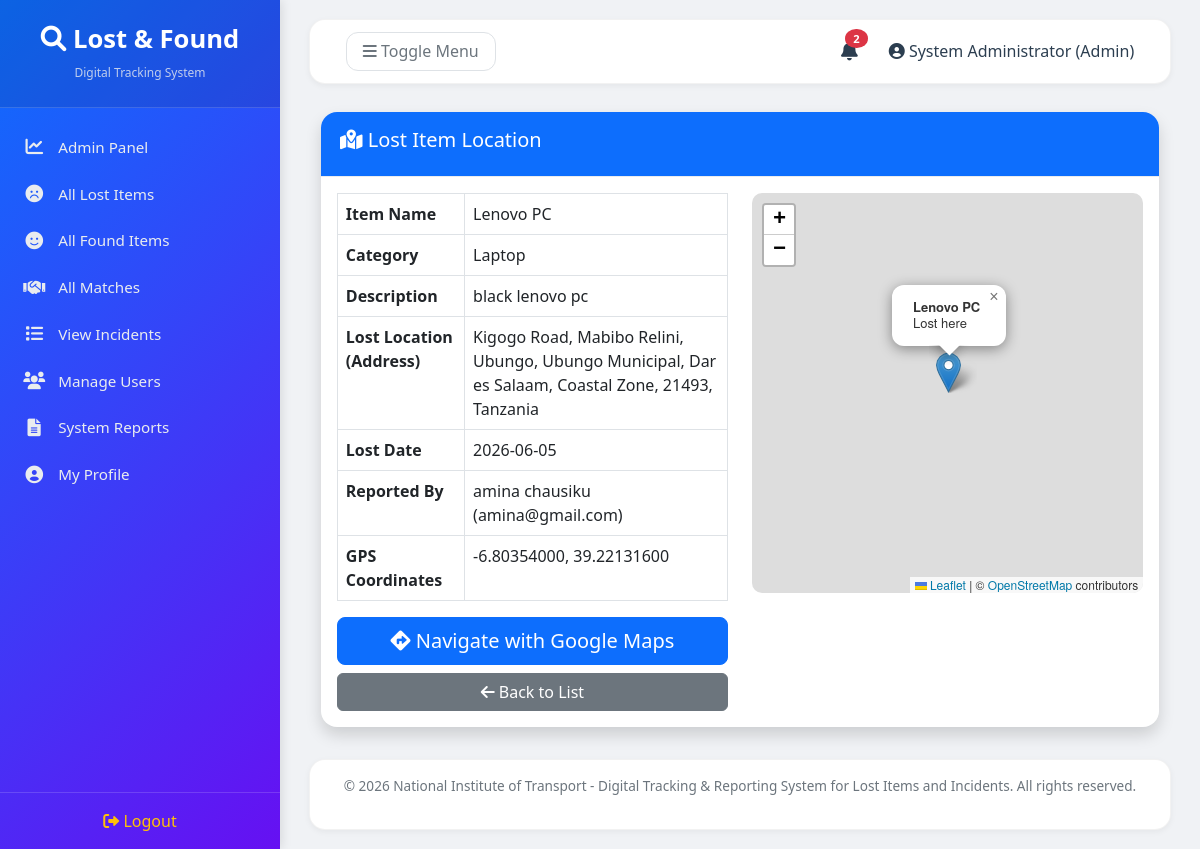
The page /index.php?page=lost_items/map&id=18 (signed in) on the database its author committed.
### tables this page shows
CREATE TABLE `lost_items` (
  `id` int(11) NOT NULL,
  `user_id` int(11) NOT NULL,
  `item_name` varchar(100) NOT NULL,
  `description` text DEFAULT NULL,
  `category` varchar(50) DEFAULT NULL,
  `lost_location` varchar(200) NOT NULL,
  `gps_latitude` decimal(10,8) DEFAULT NULL,
  `gps_longitude` decimal(11,8) DEFAULT NULL,
  `lost_date` date NOT NULL,
  `image_path` varchar(255) DEFAULT NULL,
  `status` enum('pending','returned','cancelled') DEFAULT 'pending',
  `created_at` timestamp NOT NULL DEFAULT current_timestamp()
);

CREATE TABLE `users` (
  `id` int(11) NOT NULL,
  `fullname` varchar(100) NOT NULL,
  `email` varchar(100) NOT NULL,
  `password` varchar(255) NOT NULL,
  `phone` varchar(20) DEFAULT NULL,
  `role` enum('student','staff','admin') DEFAULT 'student',
  `created_at` timestamp NOT NULL DEFAULT current_timestamp(),
  `updated_at` timestamp NOT NULL DEFAULT current_timestamp() ON UPDATE current_timestamp()
);

### models/LostItem.php (called while the page is built, shortened)
<?php
class LostItem
{
    private $pdo;
    public function __construct($pdo)
    {
        $this->pdo = $pdo;
    }
    public function getById($id)
    {
        $stmt = $this->pdo->prepare("SELECT l.*, u.fullname, u.email FROM lost_items l JOIN users u ON l.user_id = u.id WHERE l.id = ?");
        $stmt->execute([$id]);
        return $stmt->fetch();
    }
}
?>

### views/lost_items/map_view.php (the view, shortened to what this page needs)
<?php
require_once __DIR__ . '/../layouts/header.php';
require_once __DIR__ . '/../../models/LostItem.php';
$itemId = isset($_GET['id']) ? (int)$_GET['id'] : 0;
$lostModel = new LostItem($pdo);
$item = $lostModel->getById($itemId);
$lat = $item['gps_latitude'];
$lng = $item['gps_longitude'];
?>
<div class="container-fluid">
    <div class="card shadow mb-4">
        <div class="card-header bg-primary text-white">
            <h5><i class="fas fa-map-marked-alt"></i> Lost Item Location</h5>
        </div>
        <div class="card-body">
            <div class="row">
                <div class="col-md-6">
                    <table class="table table-bordered">
                        <tr><th>Item Name</th><td><?= htmlspecialchars($item['item_name']) ?></td></tr>
                        <tr><th>Category</th><td><?= htmlspecialchars($item['category']) ?></td></tr>
                        <tr><th>Description</th><td><?= nl2br(htmlspecialchars($item['description'])) ?></td></tr>
                        <tr><th>Lost Location (Address)</th><td><?= htmlspecialchars($item['lost_location']) ?></td></tr>
                        <tr><th>Lost Date</th><td><?= $item['lost_date'] ?></td></tr>
                        <tr><th>Reported By</th><td><?= htmlspecialchars($item['fullname']) ?> (<?= $item['email'] ?>)</td>
                        <tr>
                        <tr><th>GPS Coordinates</th><td><?= $lat . ', ' . $lng ?></td>
                        </tr>
                    </table>
                    <a href="https://www.google.com/maps/dir/?api=1&destination=<?= $lat ?>,<?= $lng ?>"
                       target="_blank"
                       class="btn btn-primary btn-lg w-100 mb-2">
                        <i class="fas fa-directions"></i> Navigate with Google Maps
                    </a>
                    <a href="<?= BASE_URL ?>index.php?page=lost_items/list" class="btn btn-secondary w-100">
                        <i class="fas fa-arrow-left"></i> Back to List
                    </a>
                </div>
                <div class="col-md-6">
                    <div id="map" style="height: 400px; border-radius: 10px;"></div>
                </div>
            </div>
        </div>
    </div>
</div>
<?php require_once __DIR__ . '/../layouts/footer.php'; ?>

### views/layouts/header.php (style rules this page uses)
* { margin: 0; padding: 0; box-sizing: border-box; }
body { background: #f0f2f5; font-family: 'Segoe UI', Tahoma, Geneva, Verdana, sans-serif; }
.page-content .card { border-radius: 16px; border: none; box-shadow: 0 2px 8px rgba(0, 0, 0, 0.05); margin-bottom: 1.5rem; }
.page-content .card-header { background: white; border-bottom: 1px solid #e9ecef; font-weight: 600; padding: 1rem 1.2rem; border-radius: 16px 16px 0 0; }

### rows shown on the page
lost_items: item_name "Lenovo PC", category "Laptop", description "black lenovo pc", lost_location "Kigogo Road, Mabibo Relini, Ubungo, Ubungo Municipal, Dar es Salaam, Coastal Zone, 21493, Tanzania", lost_date "2026-06-05", user.fullname "amina chausiku", user.email "amina@gmail.com", gps_latitude "-6.80354000", gps_longitude "39.22131600"

### other values the page prints
$unreadCount "2"
$userName "System Administrator"
$userRole "Admin"
